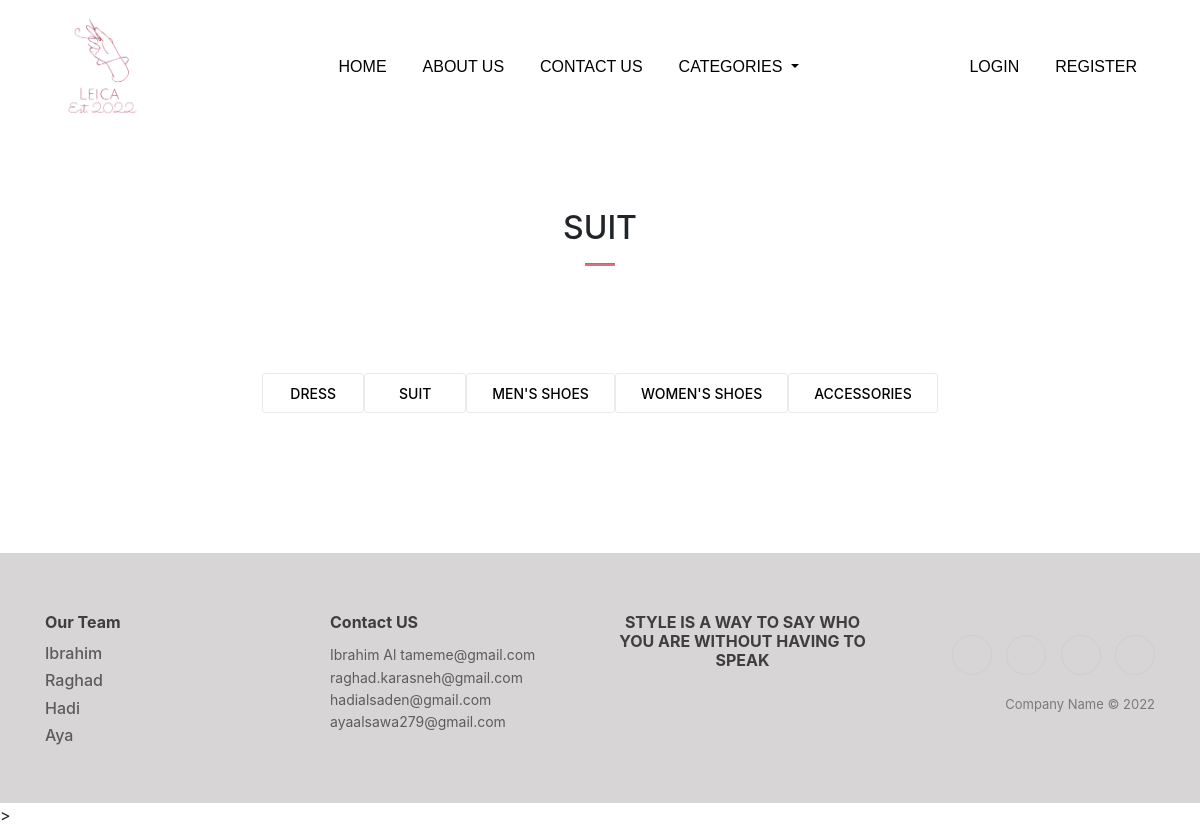
The page /ProductsPage/Suit.php on the database as committed earlier.
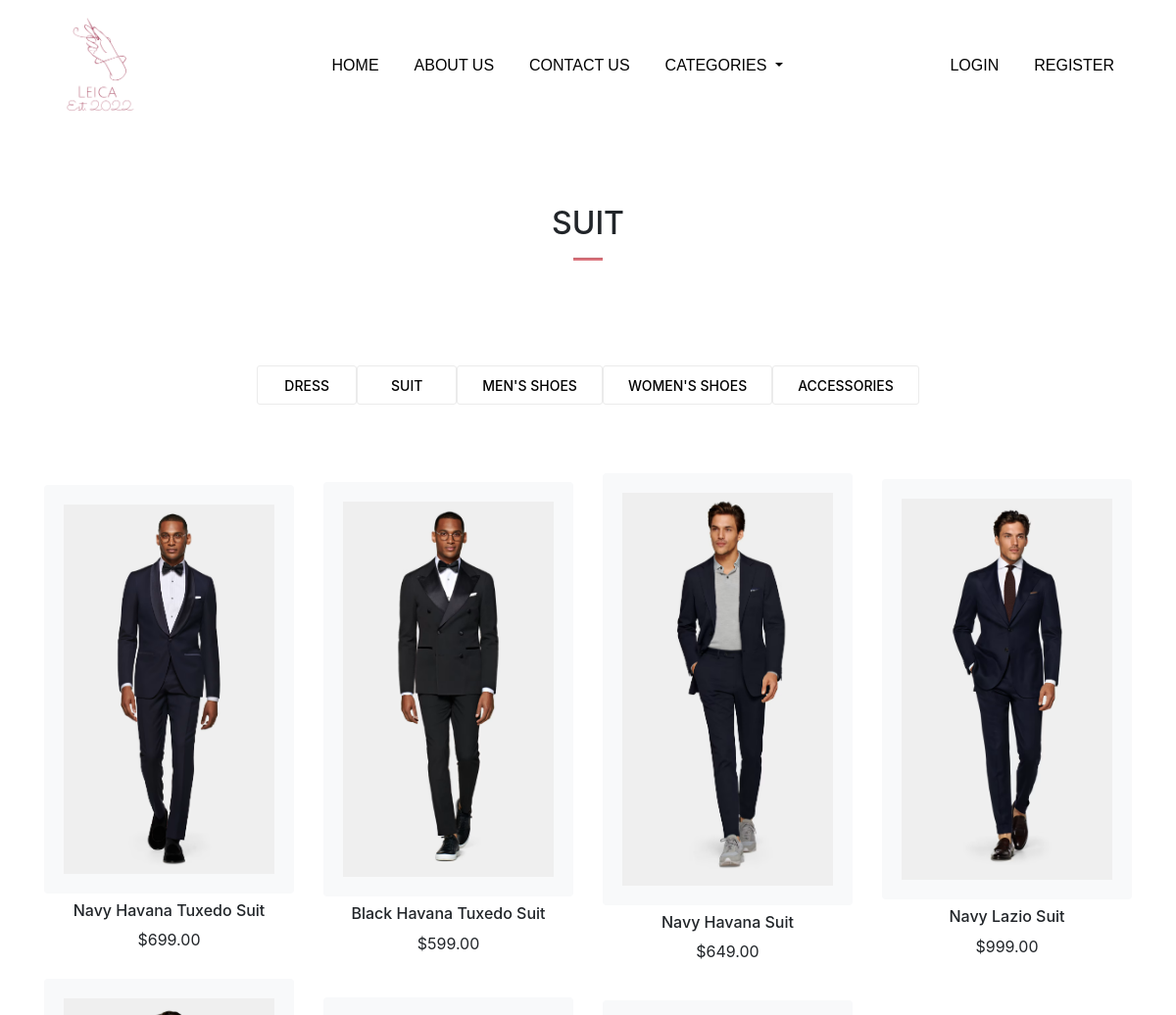
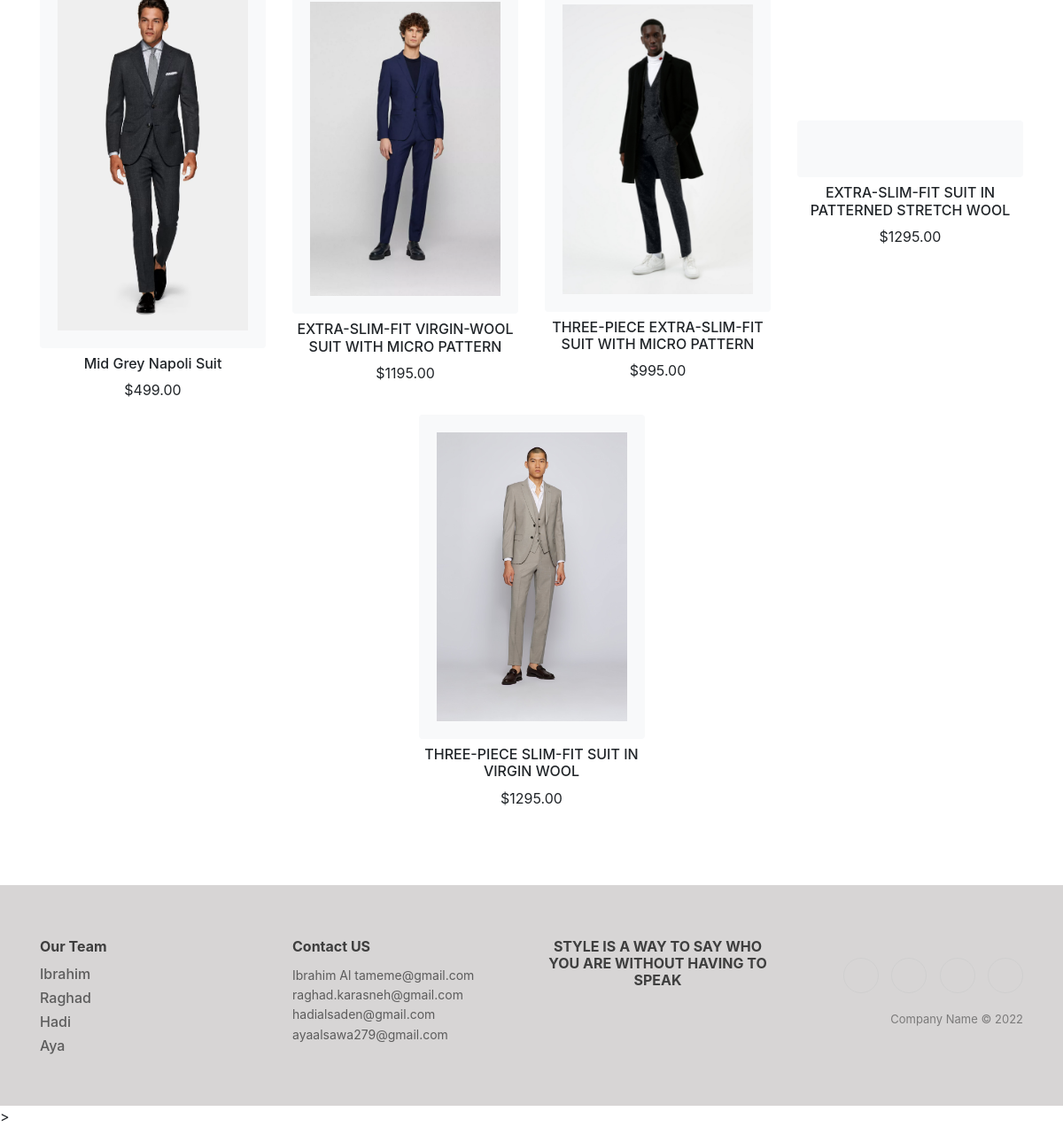
The same page on the database as committed later (2 pictures, top to bottom).
### tables this page shows
CREATE TABLE `products` (
  `product_id` int(11) NOT NULL,
  `product_image` varchar(255) NOT NULL,
  `product_name` varchar(255) NOT NULL,
  `product_category` varchar(255) NOT NULL,
  `product_price` float(110,2) NOT NULL,
  `product_quantity` int(100) NOT NULL,
  `product_color` varchar(255) NOT NULL,
  `product_size` enum('S','M','L','XL','39','40','41','42','43','') NOT NULL,
  `total_product_quantity` int(14) NOT NULL,
  `product_description` varchar(255) NOT NULL,
  `is_deleted` tinyint(4) NOT NULL,
  `created_at` timestamp NOT NULL DEFAULT current_timestamp(),
  `updated_at` timestamp NOT NULL DEFAULT current_timestamp()
);

### ProductsPage/Suit.php (the view, shortened to what the changed rows need)
<?php
include_once "../connection.php";
?>
<!DOCTYPE html>
<html lang="en">
<head>
    <link rel="stylesheet" href="../css/style.css">
    <link rel="stylesheet" href="./css/bootstrap.css">
    <link rel="stylesheet" href="https://cdnjs.cloudflare.com/ajax/libs/twitter-bootstrap/4.1.3/css/bootstrap.min.css">
    <link rel="stylesheet" href="https://cdnjs.cloudflare.com/ajax/libs/ionicons/2.0.1/css/ionicons.min.css">
    <link rel="stylesheet" href="./product.css">
    <link rel="stylesheet" href="../css/footer.css">
</head>
<body>
    <section class="new_arrivals">
        <div class="container">
            <div class="row">
                <div class="col text-center">
                    <div class="section_title new_arrivals_title">
                        <h2>
                           SUIT
                        </h2>
                    </div>
                </div>
            </div>
        </div>
    </section>
<section class="shop">
    <div class="container">
        <div class="row">
        <?php
$sql_query="SELECT * FROM products ;";
$result = $conn->query($sql_query);
$result_check4= mysqli_num_rows($result);
if($result_check4 > 0){
    while($row=mysqli_fetch_assoc($result)){
        $img=$row['product_image'];
        $productName=$row['product_name'];
        $price=$row['product_price'];
        $category=$row['product_category'];
        if($category ==='Suit'){
        ?>
            <div class="col-lg-3 text-center m-auto ">
                <div class="card border-0 bg-light mb-2">
                    <div class="card-body">
                        <a href="../singleProduct.php?id=<?php echo $row['product_id']?>"><img src="../<?php echo $img ?>" class="img-fluid " alt=""></a>
                    </div>
                </div>
                <h6><?php  echo $productName ?></h6>
                <p>$<?php echo $price ?></p>
            </div>
            <?php
            }
        }
    }
 ?>
        </div>
    </div>
</section>
</body>
</html>

Rows that differ between the two databases and show on the page:
added products: product_image (picture), product_name "Navy Havana Tuxedo Suit", product_price "699.00"
added products: product_image (picture), product_name "Black Havana Tuxedo Suit", product_price "599.00"
added products: product_image (picture), product_name "Navy Havana Suit", product_price "649.00"
added products: product_image (picture), product_name "Navy Lazio Suit", product_price "999.00"
added products: product_image (picture), product_name "Mid Grey Napoli Suit", product_price "499.00"
added products: product_image (picture), product_name "EXTRA-SLIM-FIT VIRGIN-WOOL SUIT WITH MICRO PATTERN", product_price "1195.00"
added products: product_image (picture), product_name "THREE-PIECE EXTRA-SLIM-FIT SUIT WITH MICRO PATTERN", product_price "995.00"
added products: product_name "EXTRA-SLIM-FIT SUIT IN PATTERNED STRETCH WOOL", product_price "1295.00"
added products: product_image (picture), product_name "THREE-PIECE SLIM-FIT SUIT IN VIRGIN WOOL", product_price "1295.00"
